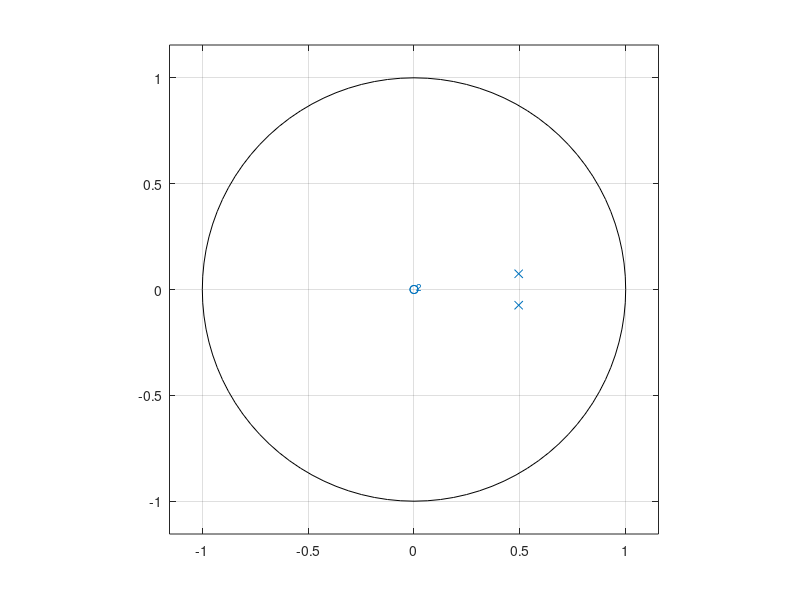

MATLAB code to generate this figure:
clear all
close all
clc

r = 0.5;
f0 = 880;	% Frequency of note A

k = 3;	% Relative keynote of note A 
f = f0*2^(k/12);

% Defining sample frequencies 
Fs = 44100;

th = f*pi/(Fs/2);

% Filter coefficients 
b = 1;
a = [1 -2*r*cos(th) r^2];

%Plot the Z-plane coordinates 
zplane(b, a);
